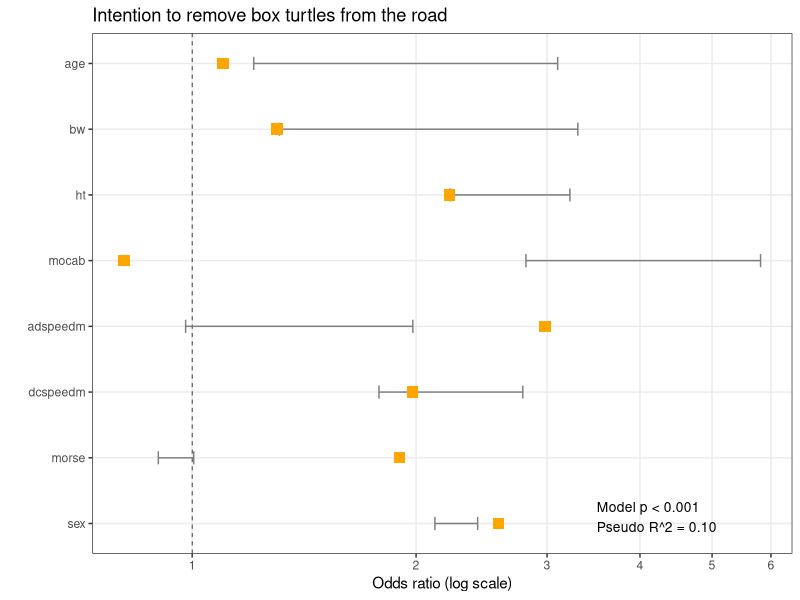

Generate this figure with R:

library(ggplot2)

# Create labels
boxLabels = c("age", "bw", "ht", "mocab", "adspeedm", "dcspeedm", "morse", "sex")

# Enter summary data. boxOdds are the odds ratios (calculated elsewhere), boxCILow is the lower bound of the CI, boxCIHigh is the upper bound.

df <- data.frame(
  yAxis <- length(boxLabels):1,
  boxOdds <- c(1.1,1.3,2.22,0.81,2.98,1.9783,1.9005,2.5812),
  boxCILow <- c(1.21,1.31,2.222,2.81,0.98,2.783,0.9005,2.12),
  boxCIHigh <- c(3.1,3.3,3.22,5.81,1.98,1.783,1.005,2.42)
)

# Plot
p <- ggplot(df, aes(x = boxOdds, y = yAxis))
p + geom_vline(aes(xintercept = 1), size = .25, linetype = "dashed") +
  geom_errorbarh(aes(xmax = boxCIHigh, xmin = boxCILow), size = .5, height = .2, color = "gray50") +
  geom_point(shape=15, size = 3.5, color = "orange") +
  theme_bw() +
  theme(panel.grid.minor = element_blank()) +
  scale_y_continuous(breaks = yAxis, labels = boxLabels) +
  scale_x_continuous(breaks = seq(0,7,1) ) +
  coord_trans(x = "log10") +
  ylab("") +
  xlab("Odds ratio (log scale)") +
  annotate(geom = "text", y =1.1, x = 3.5, label ="Model p < 0.001\nPseudo R^2 = 0.10", size = 3.5, hjust = 0) + ggtitle("Intention to remove box turtles from the road")
